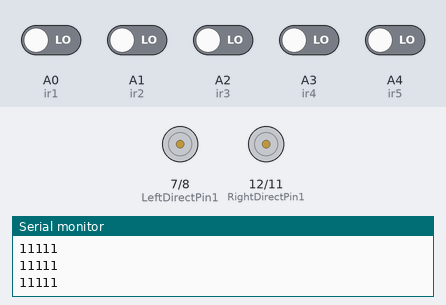
Recording of a sketch running on a simulated Arduino Uno, built with avr-gcc and run on an emulated ATmega328P. Shown: motor-driver pin pairs drawn as motors (green arrow = first pin HIGH = forward, orange = second pin HIGH = backward, longer = more drive, scaled by the enable pin), the last lines printed to the serial monitor. The test bench sets the inputs (shaded band); at power-on: A0 (ir1), A1 (ir2), A2 (ir3), A3 (ir4), A4 (ir5) LOW.

Above: at 1.2 s.
1.3 s: A0 (ir1) driven HIGH and A1 (ir2) driven HIGH
At 1.9 s:
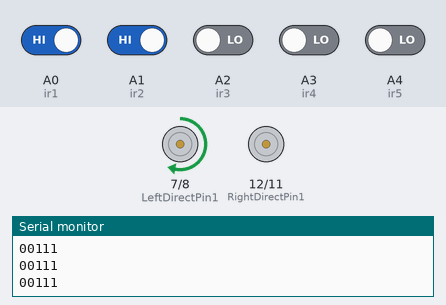
2.8 s: A2 (ir3) driven HIGH and A3 (ir4) driven HIGH
At 4.2 s:
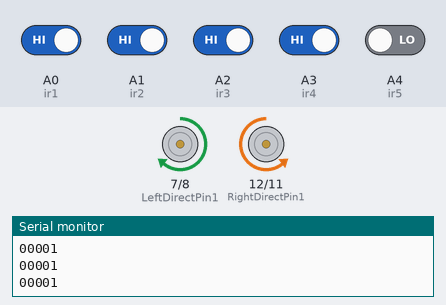
Timing chart, 0 to 5.8 s (numbered marks = the images above; inputs shaded):
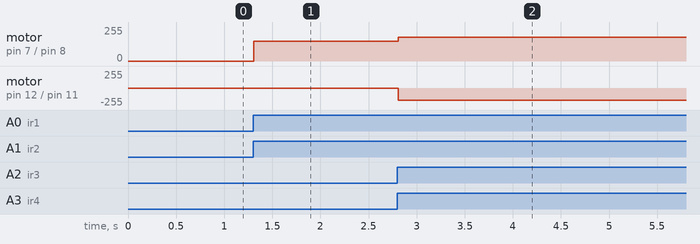

The sketch:

1.ino
```cpp
//Right Motor connects to pins 12 and 11
//Left Motor connects to pins 7 and 8

#define speedPinR 3   // e1
#define RightDirectPin1  12    //  m3
#define RightDirectPin2  11    // m4
#define speedPinL 6        //  e2
#define LeftDirectPin1  7    // m1
#define LeftDirectPin2  8   // m2

//**********5 Channel IR Sensor Connection**********//
#define ir1 A0
#define ir2 A1
#define ir3 A2
#define ir4 A3
#define ir5 A4
//*************************************************//

void setup() {
  pinMode(LeftDirectPin1, OUTPUT);
  pinMode(LeftDirectPin2, OUTPUT);
  pinMode(RightDirectPin1, OUTPUT);
  pinMode(RightDirectPin2, OUTPUT);
  pinMode(speedPinR, OUTPUT);
  pinMode(speedPinL, OUTPUT);
  pinMode(ir1, INPUT);
  pinMode(ir2, INPUT);
  pinMode(ir3, INPUT);
  pinMode(ir4, INPUT);
  pinMode(ir5, INPUT);
  Serial.begin(9600);
}

void loop() {
  //Reading Sensor Values
  int s1 = digitalRead(ir1);  //Left Most Sensor
  int s2 = digitalRead(ir2);  //Left Sensor
  int s3 = digitalRead(ir3);  //Middle Sensor
  int s4 = digitalRead(ir4);  //Right Sensor
  int s5 = digitalRead(ir5);  //Right Most Sensor

 Serial.print(!s1);
  Serial.print(!s2);
  Serial.print(!s3);
  Serial.print(!s4);
  Serial.println(!s5);

  //if only middle sensor detects black line
  if((s1 == 1) && (s2 == 1) && (s3 == 0) && (s4 == 1) && (s5 == 1))
  {
    //going forward with full speed
    analogWrite(speedPinR, 120); //you can adjust the speed of the motors from 0-255
    analogWrite(speedPinL, 120); //you can adjust the speed of the motors from 0-255
    digitalWrite(LeftDirectPin1, HIGH);
    digitalWrite(LeftDirectPin2, LOW);
    digitalWrite(RightDirectPin1, HIGH);
    digitalWrite(RightDirectPin2, LOW);
  }

  //if only left sensor detects black line
  if((s1 == 1) && (s2 == 0) && (s3 == 1) && (s4 == 1) && (s5 == 1))
  {
    //going left
    analogWrite(speedPinR, 150); //you can adjust the speed of the motors from 0-255
    analogWrite(speedPinL, 150); //you can adjust the speed of the motors from 0-255
    digitalWrite(LeftDirectPin1, LOW);
    digitalWrite(LeftDirectPin2, LOW);
    digitalWrite(RightDirectPin1, HIGH);
    digitalWrite(RightDirectPin2, LOW);


  }

  //if only left most sensor detects black line
  if((s1 == 0) && (s2 == 1) && (s3 == 1) && (s4 == 1) && (s5 == 1))
  {
    //going left with full speed
    analogWrite(speedPinR, 180); //you can adjust the speed of the motors from 0-255
    analogWrite(speedPinL, 180); //you can adjust the speed of the motors from 0-255
    digitalWrite(LeftDirectPin1, LOW);
    digitalWrite(LeftDirectPin2, HIGH);
    digitalWrite(RightDirectPin1, HIGH);
    digitalWrite(RightDirectPin2, LOW);


  }

  //if only right sensor detects black line
  if((s1 == 1) && (s2 == 1) && (s3 == 1) && (s4 == 0) && (s5 == 1))
  {
    //going right
    analogWrite(speedPinR, 150); //you can adjust the speed of the motors from 0-255
    analogWrite(speedPinL, 150); //you can adjust the speed of the motors from 0-255
    digitalWrite(LeftDirectPin1, HIGH);
    digitalWrite(LeftDirectPin2, LOW);
    digitalWrite(RightDirectPin1, LOW);
    digitalWrite(RightDirectPin2, LOW);
  }

  //if only right most sensor detects black line
  if((s1 == 1) && (s2 == 1) && (s3 == 1) && (s4 == 1) && (s5 == 0))
  {
    //going right with full speed
    analogWrite(speedPinR, 180); //you can adjust the speed of the motors from 0-255
    analogWrite(speedPinL, 180); //you can adjust the speed of the motors from 0-255
    digitalWrite(LeftDirectPin1, HIGH);
    digitalWrite(LeftDirectPin2, LOW);
    digitalWrite(RightDirectPin1, LOW);
    digitalWrite(RightDirectPin2, HIGH);
  }

  //if middle and right sensor detects black line
  if((s1 == 1) && (s2 == 1) && (s3 == 0) && (s4 == 0) && (s5 == 1))
  {
    //going right
    analogWrite(speedPinR, 150); //you can adjust the speed of the motors from 0-255
    analogWrite(speedPinL, 150); //you can adjust the speed of the motors from 0-255
    digitalWrite(LeftDirectPin1, HIGH);
    digitalWrite(LeftDirectPin2, LOW);
    digitalWrite(RightDirectPin1, LOW);
    digitalWrite(RightDirectPin2, LOW);
  }

  //if middle and left sensor detects black line
  if((s1 == 1) && (s2 == 0) && (s3 == 0) && (s4 == 1) && (s5 == 1))
  {
    //going left
    analogWrite(speedPinR, 150); //you can adjust the speed of the motors from 0-255
    analogWrite(speedPinL, 150); //you can adjust the speed of the motors from 0-255
    digitalWrite(LeftDirectPin1, LOW);
    digitalWrite(LeftDirectPin2, LOW);
    digitalWrite(RightDirectPin1, HIGH);
    digitalWrite(RightDirectPin2, LOW);
  }

  //if middle, left and left most sensor detects black line
  if((s1 == 0) && (s2 == 0) && (s3 == 0) && (s4 == 1) && (s5 == 1))
  {
    //going left
    analogWrite(speedPinR, 150); //you can adjust the speed of the motors from 0-255
    analogWrite(speedPinL, 150); //you can adjust the speed of the motors from 0-255
    digitalWrite(LeftDirectPin1, LOW);
    digitalWrite(LeftDirectPin2, LOW);
    digitalWrite(RightDirectPin1, HIGH);
    digitalWrite(RightDirectPin2, LOW);
  }

  //if middle, right and right most sensor detects black line
  if((s1 == 1) && (s2 == 1) && (s3 == 0) && (s4 == 0) && (s5 == 0))
  {
    //going right
    analogWrite(speedPinR, 150); //you can adjust the speed of the motors from 0-255
    analogWrite(speedPinL, 150); //you can adjust the speed of the motors from 0-255
    digitalWrite(LeftDirectPin1, HIGH);
    digitalWrite(LeftDirectPin2, LOW);
    digitalWrite(RightDirectPin1, LOW);
    digitalWrite(RightDirectPin2, LOW);
  }

  //if all sensors are on a black line
  if((s1 == 0) && (s2 == 0) && (s3 == 0) && (s4 == 0) && (s5 == 0))
  {
    //stop
    digitalWrite(LeftDirectPin1, LOW);
    digitalWrite(LeftDirectPin2, LOW);
    digitalWrite(RightDirectPin1, LOW);
    digitalWrite(RightDirectPin2, LOW);
  }
}
```

Measured:
- after the input at 1.3 s, motor on pin 7 (LeftDirectPin1) / pin 8 (LeftDirectPin2): stopped → forward 150/255 at once
- after the input at 2.8 s, motor on pin 7 (LeftDirectPin1) / pin 8 (LeftDirectPin2): forward 150/255 → forward 180/255 at once; motor on pin 12 (RightDirectPin1) / pin 11 (RightDirectPin2): stopped → backward 180/255 at once
